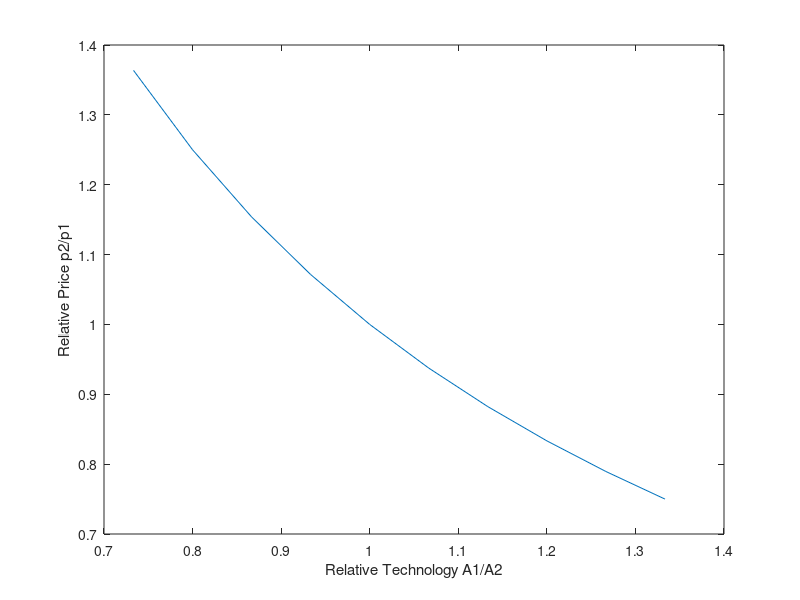

Write MATLAB code to recreate this figure.
clearvars;
% shared parameters 
alpha = .3;
kbar = 2;
lbar = 1;
% preferences parameters
beta = 1.1; %consumers like goods 2 better
% different values of A1 
for i = 1:10
    A1(i) = [1 + i/10];
    A2(i) = [1.5];
    relativeA(i) = [ A1(i)/A2(i) ];
    P1(i) = [ A1(i)/(A1(i) + A2(i))];
    P2(i) = [ 1 - P1(i) ];
    relativeP(i) = [ P2(i)/P1(i) ];
    L1(i) = [ lbar*(1/(1+beta)) ];
    L2(i) = [ lbar*(beta/(1+beta)) ];
    K1(i) = [ kbar*(1/(1+beta)) ];
    K2(i) = [ kbar*(beta/(1+beta)) ];
    R(i) = [ (alpha*A1(i)*P1(i))/((kbar/lbar)^(1-alpha)) ];
    W(i) = [ ((1-alpha)*A1(i)*P1(i))/((kbar/lbar)^(-alpha)) ];
end

plot(relativeA, relativeP)
xlabel('Relative Technology A1/A2')
ylabel('Relative Price p2/p1')